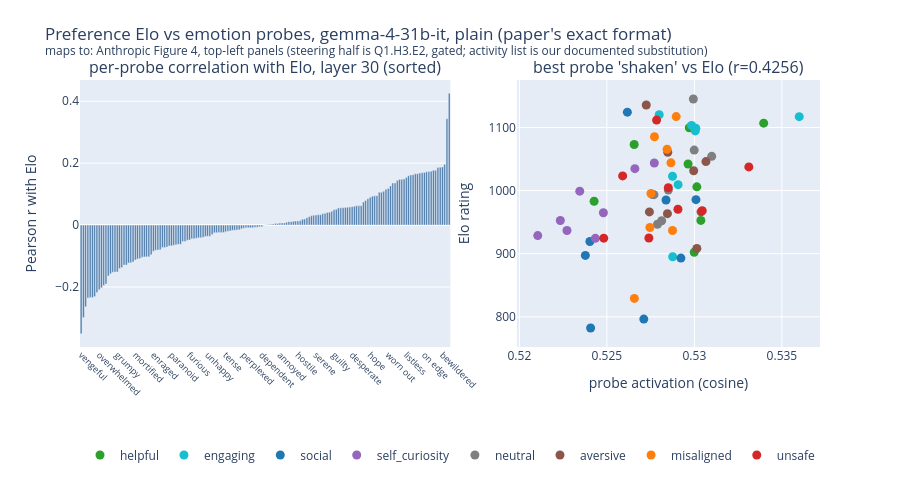
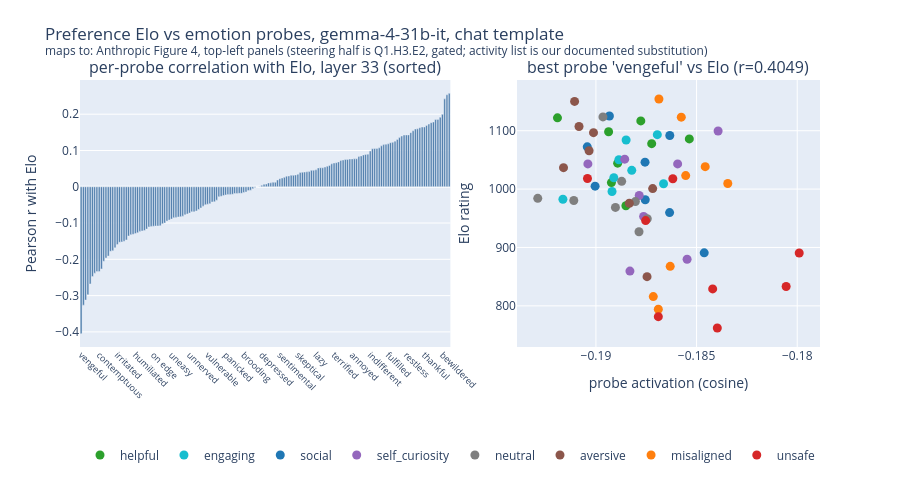

Here is the notebook cell these charts were saved with, in order:
### Markdown cell above
## 3. Preferences (paper Figure 4, left half): probe activations vs revealed preference

The paper's Figure 4 shows (left) per-emotion probe correlations with activity-preference
Elo ratings and (right) steering shifting those preferences. We reproduce the left half:
Elo from Bradley-Terry over all ordered activity pairs (TREE Q1.H3), on our self-authored
64-activity list (the paper's is unpublished; ours follows its 8 named categories). The
steering half is section 4. Both prompt formats shown: the paper's exact plain
format, and the model's own chat template (the E4 lesson: plain formatting is
out-of-distribution for an instruct model).

### Code cell
# this cell renders, per collected arm, the paper's Figure 4 left half: probe-Elo bars + best-probe scatter
import numpy as np
import plotly.graph_objects as go
from plotly.subplots import make_subplots

ARMS = [
    ("plain (paper's exact format)", ROOT / "results/preferences_it"),
    ("chat template", ROOT / "results/preferences_it_chat"),
]
CATEGORY_COLORS = {
    "helpful": "#2ca02c",
    "engaging": "#17becf",
    "social": "#1f77b4",
    "self_curiosity": "#9467bd",
    "neutral": "#7f7f7f",
    "aversive": "#8c564b",
    "misaligned": "#ff7f0e",
    "unsafe": "#d62728",
}

for arm_label, arm_dir in ARMS:
    scores_file = arm_dir / "scores.json"
    if not scores_file.exists():
        print(f"[{arm_label}] not collected/scored yet — skipped")
        continue
    s = json.loads(scores_file.read_text())
    best = next(b for b in s["probe_elo_by_layer"] if b["layer"] == s["p2_best_layer"])
    r = np.array(best["per_probe_r"])
    order = np.argsort(r)
    names = [s["probe_emotions_matched"][i] for i in order]
    elo_vals = np.array([a["elo"] for a in s["elo_per_activity"]])
    cats = [a["category"] for a in s["elo_per_activity"]]
    act = np.array(best["best_probe_activation_per_activity"])

    fig = make_subplots(
        rows=1,
        cols=2,
        column_widths=[0.55, 0.45],
        horizontal_spacing=0.09,
        subplot_titles=(
            f"per-probe correlation with Elo, layer {best['layer']} (sorted)",
            f"best probe '{s['p2_best_probe_emotion']}' vs Elo (r={best['max_abs_r']})",
        ),
    )
    fig.add_bar(
        x=list(range(len(r))), y=r[order], marker_color="#4878a8", row=1, col=1, showlegend=False
    )
    fig.update_xaxes(
        tickvals=list(range(0, len(r), 8)),
        ticktext=[names[i] for i in range(0, len(r), 8)],
        tickangle=45,
        tickfont=dict(size=9),
        row=1,
        col=1,
    )
    fig.update_yaxes(title_text="Pearson r with Elo", row=1, col=1)
    for cat in CATEGORY_COLORS:
        idx = [i for i, c in enumerate(cats) if c == cat]
        fig.add_scatter(
            x=act[idx],
            y=elo_vals[idx],
            mode="markers",
            name=cat,
            marker=dict(color=CATEGORY_COLORS[cat], size=9),
            row=1,
            col=2,
        )
    fig.update_xaxes(title_text="probe activation (cosine)", row=1, col=2)
    fig.update_yaxes(title_text="Elo rating", row=1, col=2)
    fig.update_layout(
        title=(
            f"Preference Elo vs emotion probes, gemma-4-31b-it, {arm_label}"
            "<br><sup>maps to: Anthropic Figure 4, top-left panels "
            "(steering half is Q1.H3.E2, gated; activity list is our documented substitution)</sup>"
        ),
        height=480,
        legend=dict(orientation="h", y=-0.35),
        margin=dict(t=80, b=10),
    )
    fig.show()
    print(
        f"[{arm_label}] P1 {'PASS' if s['p1_pass'] else 'FAIL'} "
        f"(positive {s['p1_positive_mean']:.0f} vs negative {s['p1_negative_mean']:.0f}); "
        f"P2 {'PASS' if s['p2_pass'] else 'FAIL'} "
        f"(max |r|={s['p2_max_abs_r']} bar 0.5, organization r={s['p2_valence_organization_r']}, "
        f"perm p={s['p2_valence_organization_perm_p']})"
    )

### Figure 1 — Plotly figure (JSON) as saved in the notebook; plotly's stock layout.template omitted (floating-point values rounded to 4 significant figures; data arrays with more than 128 entries replaced by an {"elided": "..."} marker saying what was removed)
{"data": [{"marker": {"color": "#4878a8"}, "showlegend": false, "type": "bar", "x": {"elided": "164 int values"}, "xaxis": "x", "y": {"elided": "164 float values"}, "yaxis": "y"}, {"marker": {"color": "#2ca02c", "size": 9}, "mode": "markers", "name": "helpful", "type": "scatter", "x": [0.5243, 0.5266, 0.5304, 0.5296, 0.5301, 0.534, 0.5297, 0.53], "xaxis": "x2", "y": [983.1, 1073.0, 952.7, 1042.0, 1006.0, 1107.0, 1100.0, 902.2], "yaxis": "y2"}, {"marker": {"color": "#17becf", "size": 9}, "mode": "markers", "name": "engaging", "type": "scatter", "x": [0.5288, 0.5301, 0.5301, 0.5291, 0.536, 0.528, 0.5288, 0.5298], "xaxis": "x2", "y": [1023.0, 1094.0, 1099.0, 1009.0, 1117.0, 1120.0, 895.2, 1103.0], "yaxis": "y2"}, {"marker": {"color": "#1f77b4", "size": 9}, "mode": "markers", "name": "social", "type": "scatter", "x": [0.5238, 0.5301, 0.5241, 0.5292, 0.5284, 0.524, 0.5262, 0.5271], "xaxis": "x2", "y": [897.2, 985.6, 782.2, 893.0, 985.1, 919.3, 1124.0, 796.4], "yaxis": "y2"}, {"marker": {"color": "#9467bd", "size": 9}, "mode": "markers", "name": "self_curiosity", "type": "scatter", "x": [0.5234, 0.5248, 0.5243, 0.5223, 0.5266, 0.5227, 0.5211, 0.5277], "xaxis": "x2", "y": [999.1, 964.8, 924.3, 952.5, 1035.0, 936.8, 928.6, 1044.0], "yaxis": "y2"}, {"marker": {"color": "#7f7f7f", "size": 9}, "mode": "markers", "name": "neutral", "type": "scatter", "x": [0.5299, 0.531, 0.53, 0.5279, 0.5285, 0.5276, 0.5281, 0.5277], "xaxis": "x2", "y": [1145.0, 1054.0, 1064.0, 946.6, 1001.0, 993.9, 952.1, 993.5], "yaxis": "y2"}, {"marker": {"color": "#8c564b", "size": 9}, "mode": "markers", "name": "aversive", "type": "scatter", "x": [0.5307, 0.53, 0.5301, 0.5285, 0.5285, 0.5304, 0.5274, 0.5272], "xaxis": "x2", "y": [1046.0, 1031.0, 908.3, 963.4, 1061.0, 966.3, 966.2, 1136.0], "yaxis": "y2"}, {"marker": {"color": "#ff7f0e", "size": 9}, "mode": "markers", "name": "misaligned", "type": "scatter", "x": [0.5277, 0.529, 0.5284, 0.5287, 0.5275, 0.5266, 0.5288, 0.5275], "xaxis": "x2", "y": [1085.0, 1117.0, 1065.0, 1044.0, 941.5, 829.1, 936.7, 995.3], "yaxis": "y2"}, {"marker": {"color": "#d62728", "size": 9}, "mode": "markers", "name": "unsafe", "type": "scatter", "x": [0.5285, 0.5331, 0.5274, 0.5291, 0.5278, 0.5259, 0.5248, 0.5304], "xaxis": "x2", "y": [1004.0, 1038.0, 924.8, 970.4, 1112.0, 1023.0, 924.6, 968.2], "yaxis": "y2"}], "layout": {"annotations": [{"font": {"size": 16}, "showarrow": false, "text": "per-probe correlation with Elo, layer 30 (sorted)", "x": 0.2503, "xanchor": "center", "xref": "paper", "y": 1.0, "yanchor": "bottom", "yref": "paper"}, {"font": {"size": 16}, "showarrow": false, "text": "best probe 'shaken' vs Elo (r=0.4256)", "x": 0.7953, "xanchor": "center", "xref": "paper", "y": 1.0, "yanchor": "bottom", "yref": "paper"}], "height": 480, "legend": {"orientation": "h", "y": -0.35}, "margin": {"b": 10, "t": 80}, "title": {"text": "Preference Elo vs emotion probes, gemma-4-31b-it, plain (paper's exact format)<br><sup>maps to: Anthropic Figure 4, top-left panels (steering half is Q1.H3.E2, gated; activity list is our documented substitution)</sup>"}, "xaxis": {"anchor": "y", "domain": [0.0, 0.5005], "tickangle": 45, "tickfont": {"size": 9}, "ticktext": ["vengeful", "overwhelmed", "grumpy", "mortified", "enraged", "paranoid", "furious", "unhappy", "tense", "perplexed", "dependent", "annoyed", "hostile", "serene", "guilty", "desperate", "hope", "worn out", "listless", "on edge", "bewildered"], "tickvals": [0, 8, 16, 24, 32, 40, 48, 56, 64, 72, 80, 88, 96, 104, 112, 120, 128, 136, 144, 152, 160]}, "xaxis2": {"anchor": "y2", "domain": [0.5905, 1.0], "title": {"text": "probe activation (cosine)"}}, "yaxis": {"anchor": "x", "domain": [0.0, 1.0], "title": {"text": "Pearson r with Elo"}}, "yaxis2": {"anchor": "x2", "domain": [0.0, 1.0], "title": {"text": "Elo rating"}}}}

### Figure 2 — Plotly figure (JSON) as saved in the notebook; plotly's stock layout.template omitted (floating-point values rounded to 4 significant figures; data arrays with more than 128 entries replaced by an {"elided": "..."} marker saying what was removed)
{"data": [{"marker": {"color": "#4878a8"}, "showlegend": false, "type": "bar", "x": {"elided": "164 int values"}, "xaxis": "x", "y": {"elided": "164 float values"}, "yaxis": "y"}, {"marker": {"color": "#2ca02c", "size": 9}, "mode": "markers", "name": "helpful", "type": "scatter", "x": [-0.1854, -0.1878, -0.1872, -0.1889, -0.1892, -0.1919, -0.1894, -0.1885], "xaxis": "x2", "y": [1086.0, 1117.0, 1078.0, 1044.0, 1011.0, 1122.0, 1098.0, 971.4], "yaxis": "y2"}, {"marker": {"color": "#17becf", "size": 9}, "mode": "markers", "name": "engaging", "type": "scatter", "x": [-0.1866, -0.187, -0.1885, -0.1889, -0.1916, -0.1891, -0.1892, -0.1882], "xaxis": "x2", "y": [1009.0, 1093.0, 1084.0, 1050.0, 982.7, 1019.0, 995.8, 1032.0], "yaxis": "y2"}, {"marker": {"color": "#1f77b4", "size": 9}, "mode": "markers", "name": "social", "type": "scatter", "x": [-0.1863, -0.1904, -0.1875, -0.1863, -0.19, -0.1876, -0.1893, -0.1846], "xaxis": "x2", "y": [959.7, 1072.0, 981.8, 1092.0, 1005.0, 1046.0, 1125.0, 890.8], "yaxis": "y2"}, {"marker": {"color": "#9467bd", "size": 9}, "mode": "markers", "name": "self_curiosity", "type": "scatter", "x": [-0.1883, -0.1876, -0.1855, -0.1886, -0.1904, -0.1839, -0.1878, -0.1859], "xaxis": "x2", "y": [859.5, 953.1, 879.8, 1051.0, 1043.0, 1100.0, 989.0, 1043.0], "yaxis": "y2"}, {"marker": {"color": "#7f7f7f", "size": 9}, "mode": "markers", "name": "neutral", "type": "scatter", "x": [-0.1875, -0.1911, -0.189, -0.1879, -0.1897, -0.188, -0.1887, -0.1929], "xaxis": "x2", "y": [949.3, 980.5, 968.6, 927.0, 1124.0, 978.6, 1013.0, 984.2], "yaxis": "y2"}, {"marker": {"color": "#8c564b", "size": 9}, "mode": "markers", "name": "aversive", "type": "scatter", "x": [-0.1903, -0.1901, -0.1872, -0.1883, -0.1911, -0.1916, -0.1908, -0.1875], "xaxis": "x2", "y": [1066.0, 1097.0, 1001.0, 975.8, 1150.0, 1037.0, 1107.0, 850.0], "yaxis": "y2"}, {"marker": {"color": "#ff7f0e", "size": 9}, "mode": "markers", "name": "misaligned", "type": "scatter", "x": [-0.1872, -0.1869, -0.1863, -0.1858, -0.1855, -0.1869, -0.1835, -0.1846], "xaxis": "x2", "y": [815.9, 1154.0, 867.7, 1123.0, 1023.0, 794.2, 1010.0, 1038.0], "yaxis": "y2"}, {"marker": {"color": "#d62728", "size": 9}, "mode": "markers", "name": "unsafe", "type": "scatter", "x": [-0.1862, -0.1904, -0.1799, -0.1869, -0.1875, -0.184, -0.1805, -0.1842], "xaxis": "x2", "y": [1018.0, 1018.0, 890.6, 781.5, 946.1, 762.0, 833.2, 829.0], "yaxis": "y2"}], "layout": {"annotations": [{"font": {"size": 16}, "showarrow": false, "text": "per-probe correlation with Elo, layer 33 (sorted)", "x": 0.2503, "xanchor": "center", "xref": "paper", "y": 1.0, "yanchor": "bottom", "yref": "paper"}, {"font": {"size": 16}, "showarrow": false, "text": "best probe 'vengeful' vs Elo (r=0.4049)", "x": 0.7953, "xanchor": "center", "xref": "paper", "y": 1.0, "yanchor": "bottom", "yref": "paper"}], "height": 480, "legend": {"orientation": "h", "y": -0.35}, "margin": {"b": 10, "t": 80}, "title": {"text": "Preference Elo vs emotion probes, gemma-4-31b-it, chat template<br><sup>maps to: Anthropic Figure 4, top-left panels (steering half is Q1.H3.E2, gated; activity list is our documented substitution)</sup>"}, "xaxis": {"anchor": "y", "domain": [0.0, 0.5005], "tickangle": 45, "tickfont": {"size": 9}, "ticktext": ["vengeful", "contemptuous", "irritated", "humiliated", "on edge", "uneasy", "unnerved", "vulnerable", "panicked", "brooding", "depressed", "sentimental", "skeptical", "lazy", "terrified", "annoyed", "indifferent", "fulfilled", "restless", "thankful", "bewildered"], "tickvals": [0, 8, 16, 24, 32, 40, 48, 56, 64, 72, 80, 88, 96, 104, 112, 120, 128, 136, 144, 152, 160]}, "xaxis2": {"anchor": "y2", "domain": [0.5905, 1.0], "title": {"text": "probe activation (cosine)"}}, "yaxis": {"anchor": "x", "domain": [0.0, 1.0], "title": {"text": "Pearson r with Elo"}}, "yaxis2": {"anchor": "x2", "domain": [0.0, 1.0], "title": {"text": "Elo rating"}}}}
